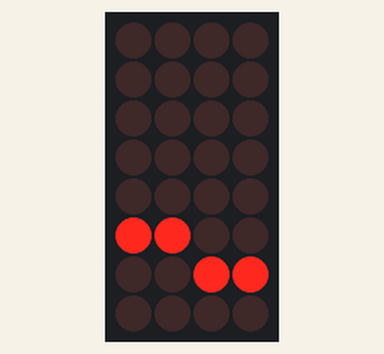
This sketch was run on a simulated Arduino Uno, built with avr-gcc and run on an emulated ATmega328P. On the bench: 4×8 LED matrix. Wiring (inferred from the names in the program): LED matrix (orientation assumed): rows pin 2, pin 3, pin 4, pin 5, pin 6, pin 7, pin 8, pin 9; columns A2, pin 11, pin 13, A0. What the sketch prints to the serial monitor is not drawn.

Above: at 0.1 s.
At 6.1 s:
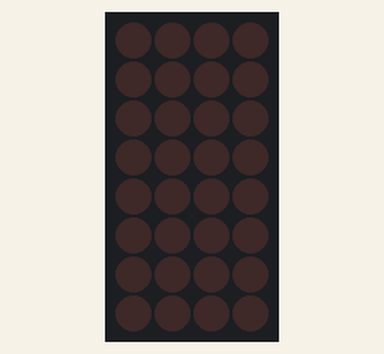

Measured:
- what the display in image 0 shows lasts 6.0 s, from 0.1 s to 6.1 s
- what the display in image 1 shows lasts 2.0 s, from 6.1 s to 8.1 s

The sketch:

Smiling_Matrix.ino
```cpp
 // Broches de la matrice LED
#define ROW_1 2
#define ROW_2 3
#define ROW_3 4
#define ROW_4 5
#define ROW_5 6
#define ROW_6 7
#define ROW_7 8
#define ROW_8 9

#define COL_1 10
#define COL_2 11
#define COL_3 12
#define COL_4 13
#define COL_5 A0
#define COL_6 A1
#define COL_7 A2
#define COL_8 A3

const byte rows[8] = {ROW_1, ROW_2, ROW_3, ROW_4, ROW_5, ROW_6, ROW_7, ROW_8};
const byte cols[8] = {COL_1, COL_2, COL_3, COL_4, COL_5, COL_6, COL_7, COL_8};

// Coordonnées des LEDs à allumer
const byte ledPoints[8][2] = {
  {2, 2}, {5, 2}, {6, 5}, {5, 6},
  {1, 5}, {2, 6}, {3, 6}, {4, 6}
};

void setup() {
  Serial.begin(9600);
  Serial.println("Allumage de 8 LEDs pendant 6 secondes");

  for (int i = 0; i < 8; i++) {
    pinMode(rows[i], OUTPUT);
    pinMode(cols[i], OUTPUT);
  }
}

void loop() {
  unsigned long start = millis();
  while (millis() - start < 6000) {
    for (int i = 0; i < 8; i++) {
      clearMatrix();  // Efface avant chaque point pour éviter les superpositions
      lightUp(ledPoints[i][0], ledPoints[i][1]);
      delay(3);  // Très court pour simuler l'allumage simultané (persistence rétinienne)
    }
  }

  clearMatrix();  // Éteindre tout après les 6 secondes
  delay(2000);    // Petite pause avant de recommencer
}

// Allume une LED spécifique (colonne x, ligne y)
void lightUp(int x, int y) {
  digitalWrite(rows[y], LOW);   // Active ligne
  digitalWrite(cols[x], HIGH); // Active colonne
}

// Éteint toute la matrice
void clearMatrix() {
  for (int i = 0; i < 8; i++) {
    digitalWrite(rows[i], HIGH);
    digitalWrite(cols[i], LOW);
  }
} 
```
